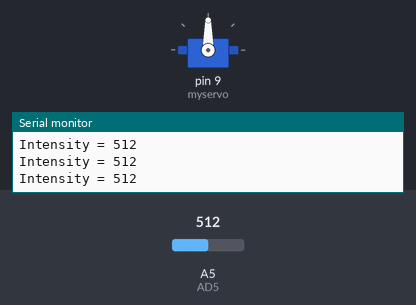
Bench run of a sketch on a simulated Arduino Uno, built with avr-gcc and run on an emulated ATmega328P. Parts: servo, the last lines printed to the serial monitor. Inputs (shaded band) come from the test bench; at power-on: A5 (AD5) = 512.

Above: at 1.3 s.
1.4 s: A5 (AD5) set to 982
3.2 s: A5 (AD5) set to 1016
At 4.15 s:
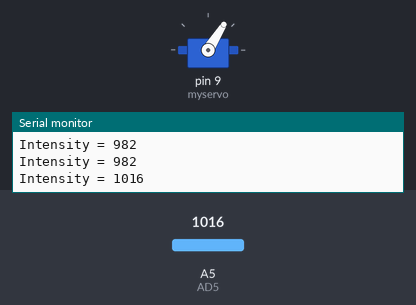
At 5.0 s:
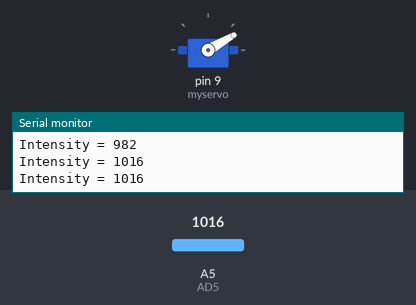
Timing chart, 0 to 58.7 s (numbered marks = the images above; inputs shaded):
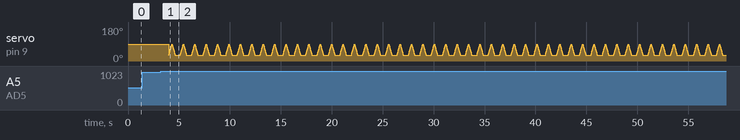

The sketch:

light_servo.ino
```cpp
#include <Servo.h>
#define AD5 A5
int pos=30;
Servo myservo;

int Intensity = 0;

void setup()
{
  myservo.attach(9);
  Serial.begin(9600);
}

void loop() {
Intensity = analogRead(AD5);
  Serial.print("Intensity = ");
  Serial.println(Intensity);
  delay(500);

if (Intensity > 1000){
for (pos = 30; pos <= 90; pos ++) {
    myservo.write(pos);
    delay(5);
  }
  for (pos = 90; pos >= 30; pos --) {
    myservo.write(pos);
    delay(5);


  }

if (Intensity < 1000){
myservo.write(30);
delay(100);}
   }

}
```

Measured:
- the behaviour switches between 1000 and 1001 on A5 (AD5) (found by bisection; images 0 and 1)
